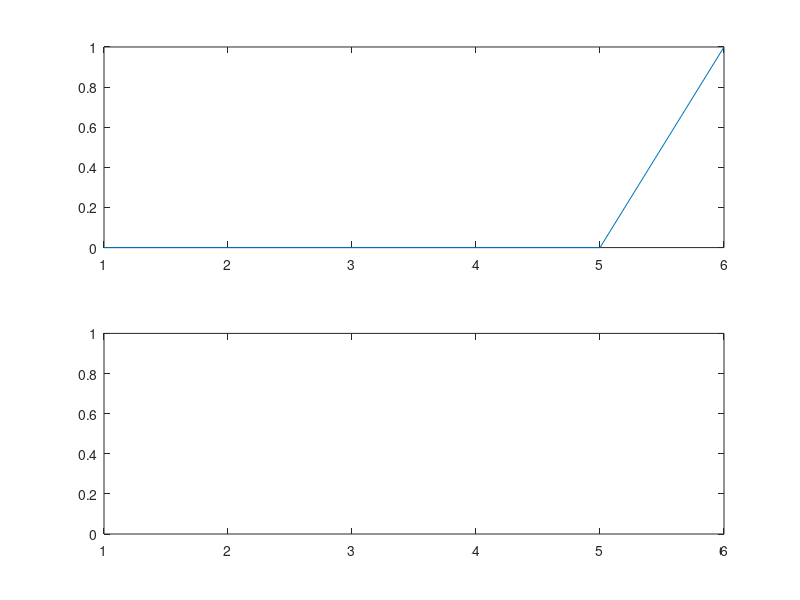

Write MATLAB code to recreate this figure.
p=input('p=');
sims=input('simulations=');
n=input('trials=');
x=zeros(n+1,1);
b=zeros(n+1,1);
for t=1:sims
  for i=1:n
    k=0;
    u=rand(1,n);
    for j=1:n
      if (u(j) < p)
        k += 1;
      endif
    endfor
    x(k+1) += 1;
  endfor
endfor
for i=0:n
  x(i+1) /= sims*n;
endfor
for i=0:n
  b(i+1)=binopdf(i,n,p);
endfor
subplot(2,1,1)
plot(x)
subplot(2,1,2)
plot(b)